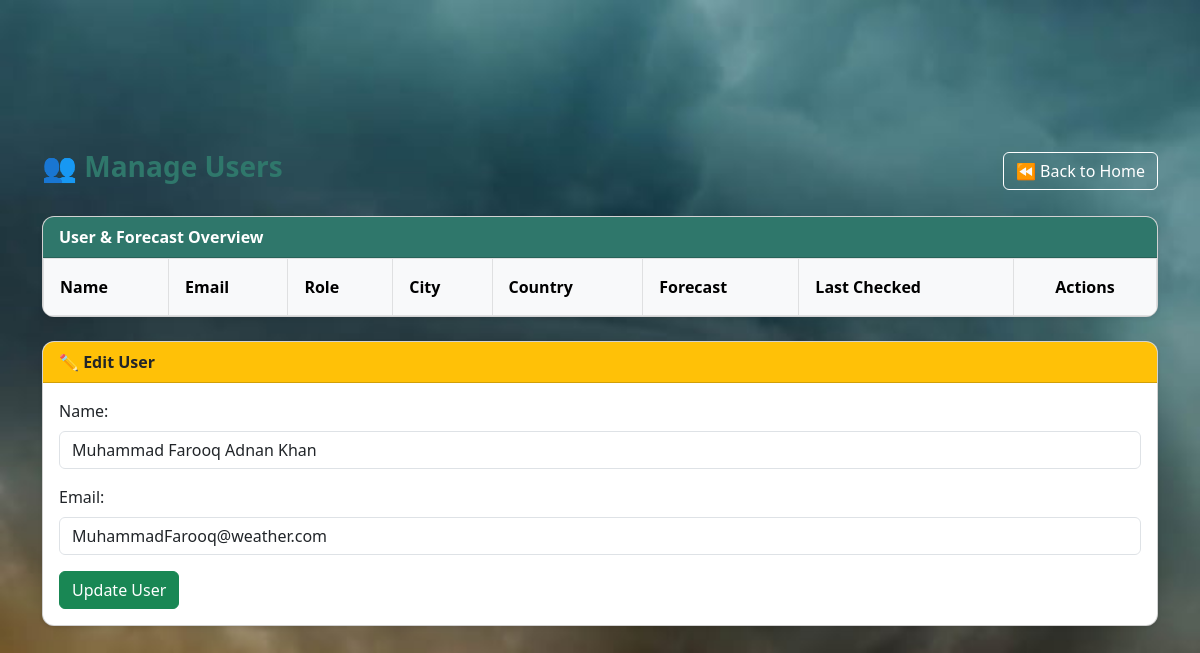
The page /manageusers.php?edit=1 (signed in) on the database its author committed.
### tables this page shows
CREATE TABLE `user` (
  `user_id` int(11) NOT NULL,
  `name` varchar(100) DEFAULT NULL,
  `email` varchar(100) DEFAULT NULL,
  `password` varchar(255) DEFAULT NULL,
  `role` enum('super_admin','admin','user') NOT NULL DEFAULT 'user'
);

### manageusers.php (the view, shortened to what this page needs)
<?php
$conn = connect();
$edit_user = null;
if (isset($_GET['edit'])) {
    $edit_id = $_GET['edit'];
    $result = mysqli_query($conn, "SELECT * FROM user WHERE user_id = $edit_id");
    $edit_user = mysqli_fetch_assoc($result);
}
?>
<!DOCTYPE html>
<html>
<head>
    <link href="https://cdn.jsdelivr.net/npm/bootstrap@5.3.0/dist/css/bootstrap.min.css" rel="stylesheet">
</head>
<body>
<div class="container py-4">
    <div class="d-flex justify-content-between align-items-center mb-4">
        <h3 class="text-primary fw-bold">👥 Manage Users</h3>
        <a href="home.php" class="btn btn-outline-secondary">⏪ Back to Home</a>
    </div>
    <div class="card shadow-sm mb-4">
        <div class="card-header bg-primary text-white fw-semibold">User & Forecast Overview</div>
        <div class="table-responsive">
            <table class="table table-hover table-bordered align-middle mb-0">
                <thead class="table-light">
                    <tr>
                        <th>Name</th>
                        <th>Email</th>
                        <th>Role</th>
                        <th>City</th>
                        <th>Country</th>
                        <th>Forecast</th>
                        <th>Last Checked</th>
                        <th class="text-center">Actions</th>
                    </tr>
                </thead>
            </table>
        </div>
    </div>
    <?php if ($edit_user): ?>
        <div class="card shadow-sm mb-4">
            <div class="card-header bg-warning fw-bold">✏️ Edit User</div>
            <div class="card-body">
                <form method="POST">
                    <div class="mb-3">
                        <label class="form-label">Name:</label>
                        <input type="text" name="edit_name" class="form-control" value="<?= $edit_user['name'] ?>" required>
                    </div>
                    <div class="mb-3">
                        <label class="form-label">Email:</label>
                        <input type="email" name="edit_email" class="form-control" value="<?= $edit_user['email'] ?>" required>
                    </div>
                    <button name="update_user" class="btn btn-success">Update User</button>
                </form>
            </div>
        </div>
    <?php endif; ?>
</div>
</body>
</html>

### manageusers.php (style rules this page uses)
body { background: url('use.jpg') no-repeat center center fixed; background-size: cover; backdrop-filter: ; height: 100vh; display: flex; align-items: center; justify-content: center; }
.table thead { background-color: #e9f5f1; }
.table td, .table th { vertical-align: middle; padding: 1rem; }
.btn-outline-secondary { color: white; border-color: white; }
.card-header.bg-primary { background-color: #2f776b !important; }
.btn-success { background-color: #198754 !important; border-color: #198754 !important; }
.card { border-radius: 12px; overflow: hidden; }
.text-primary { color: #2f776b !important; }

### rows shown on the page
user: edit_name "Muhammad Farooq Adnan Khan", edit_email "MuhammadFarooq@weather.com"
